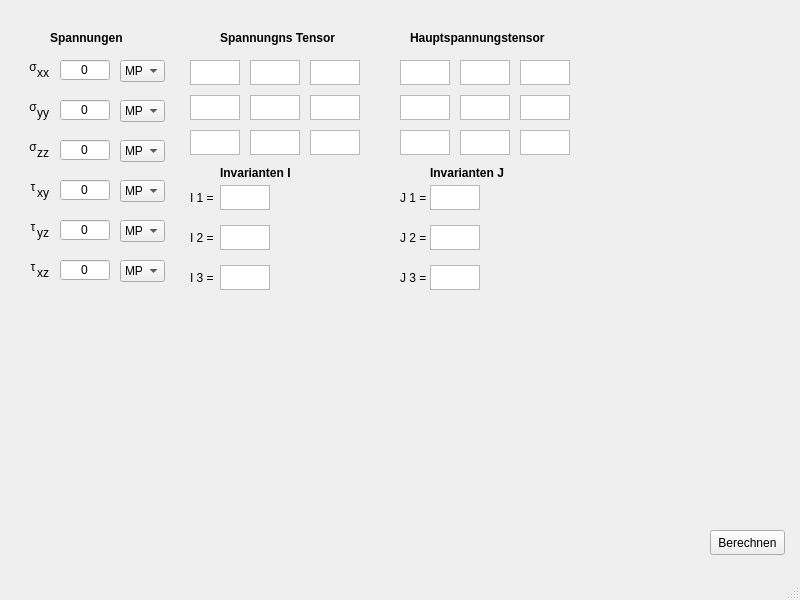
<?xml version="1.0" encoding="UTF-8"?>
<ui version="4.0">
 <class>xx</class>
 <widget class="QMainWindow" name="xx">
  <property name="geometry">
   <rect>
    <x>0</x>
    <y>0</y>
    <width>800</width>
    <height>600</height>
   </rect>
  </property>
  <property name="windowTitle">
   <string>Materialtheorie</string>
  </property>
  <widget class="QWidget" name="centralwidget">
   <widget class="QLineEdit" name="sigma_xx">
    <property name="geometry">
     <rect>
      <x>60</x>
      <y>60</y>
      <width>50</width>
      <height>20</height>
     </rect>
    </property>
    <property name="text">
     <string>0</string>
    </property>
    <property name="alignment">
     <set>Qt::AlignCenter</set>
    </property>
   </widget>
   <widget class="QLabel" name="Spannungen">
    <property name="geometry">
     <rect>
      <x>50</x>
      <y>30</y>
      <width>80</width>
      <height>15</height>
     </rect>
    </property>
    <property name="font">
     <font>
      <pointsize>9</pointsize>
      <weight>75</weight>
      <bold>true</bold>
     </font>
    </property>
    <property name="text">
     <string>Spannungen</string>
    </property>
   </widget>
   <widget class="QLabel" name="sigma_1">
    <property name="geometry">
     <rect>
      <x>10</x>
      <y>60</y>
      <width>46</width>
      <height>13</height>
     </rect>
    </property>
    <property name="layoutDirection">
     <enum>Qt::LeftToRight</enum>
    </property>
    <property name="text">
     <string>σ</string>
    </property>
    <property name="alignment">
     <set>Qt::AlignCenter</set>
    </property>
   </widget>
   <widget class="QComboBox" name="BoxEineinheit_1">
    <property name="geometry">
     <rect>
      <x>120</x>
      <y>60</y>
      <width>45</width>
      <height>22</height>
     </rect>
    </property>
    <item>
     <property name="text">
      <string>MPa</string>
     </property>
    </item>
    <item>
     <property name="text">
      <string>GPa</string>
     </property>
    </item>
   </widget>
   <widget class="QLabel" name="xx_2">
    <property name="geometry">
     <rect>
      <x>37</x>
      <y>65</y>
      <width>21</width>
      <height>16</height>
     </rect>
    </property>
    <property name="text">
     <string>xx</string>
    </property>
   </widget>
   <widget class="QLineEdit" name="sigma_yy">
    <property name="geometry">
     <rect>
      <x>60</x>
      <y>100</y>
      <width>50</width>
      <height>20</height>
     </rect>
    </property>
    <property name="text">
     <string>0</string>
    </property>
    <property name="alignment">
     <set>Qt::AlignCenter</set>
    </property>
   </widget>
   <widget class="QComboBox" name="BoxEineinheit_2">
    <property name="geometry">
     <rect>
      <x>120</x>
      <y>100</y>
      <width>45</width>
      <height>22</height>
     </rect>
    </property>
    <item>
     <property name="text">
      <string>MPa</string>
     </property>
    </item>
    <item>
     <property name="text">
      <string>GPa</string>
     </property>
    </item>
   </widget>
   <widget class="QLabel" name="yy">
    <property name="geometry">
     <rect>
      <x>37</x>
      <y>105</y>
      <width>21</width>
      <height>16</height>
     </rect>
    </property>
    <property name="text">
     <string>yy</string>
    </property>
   </widget>
   <widget class="QLabel" name="sigma_2">
    <property name="geometry">
     <rect>
      <x>10</x>
      <y>100</y>
      <width>46</width>
      <height>13</height>
     </rect>
    </property>
    <property name="layoutDirection">
     <enum>Qt::LeftToRight</enum>
    </property>
    <property name="text">
     <string>σ</string>
    </property>
    <property name="alignment">
     <set>Qt::AlignCenter</set>
    </property>
   </widget>
   <widget class="QLineEdit" name="sigma_zz">
    <property name="geometry">
     <rect>
      <x>60</x>
      <y>140</y>
      <width>50</width>
      <height>20</height>
     </rect>
    </property>
    <property name="text">
     <string>0</string>
    </property>
    <property name="alignment">
     <set>Qt::AlignCenter</set>
    </property>
   </widget>
   <widget class="QComboBox" name="BoxEineinheit_3">
    <property name="geometry">
     <rect>
      <x>120</x>
      <y>140</y>
      <width>45</width>
      <height>22</height>
     </rect>
    </property>
    <item>
     <property name="text">
      <string>MPa</string>
     </property>
    </item>
    <item>
     <property name="text">
      <string>GPa</string>
     </property>
    </item>
   </widget>
   <widget class="QLabel" name="zz">
    <property name="geometry">
     <rect>
      <x>37</x>
      <y>145</y>
      <width>21</width>
      <height>16</height>
     </rect>
    </property>
    <property name="text">
     <string>zz</string>
    </property>
   </widget>
   <widget class="QLabel" name="sigma_3">
    <property name="geometry">
     <rect>
      <x>10</x>
      <y>140</y>
      <width>46</width>
      <height>13</height>
     </rect>
    </property>
    <property name="layoutDirection">
     <enum>Qt::LeftToRight</enum>
    </property>
    <property name="text">
     <string>σ</string>
    </property>
    <property name="alignment">
     <set>Qt::AlignCenter</set>
    </property>
   </widget>
   <widget class="QLineEdit" name="tau_xy">
    <property name="geometry">
     <rect>
      <x>60</x>
      <y>180</y>
      <width>50</width>
      <height>20</height>
     </rect>
    </property>
    <property name="text">
     <string>0</string>
    </property>
    <property name="alignment">
     <set>Qt::AlignCenter</set>
    </property>
   </widget>
   <widget class="QLabel" name="xy">
    <property name="geometry">
     <rect>
      <x>37</x>
      <y>185</y>
      <width>21</width>
      <height>16</height>
     </rect>
    </property>
    <property name="text">
     <string>xy</string>
    </property>
   </widget>
   <widget class="QLabel" name="tau_1">
    <property name="geometry">
     <rect>
      <x>10</x>
      <y>180</y>
      <width>46</width>
      <height>13</height>
     </rect>
    </property>
    <property name="layoutDirection">
     <enum>Qt::LeftToRight</enum>
    </property>
    <property name="text">
     <string>τ</string>
    </property>
    <property name="alignment">
     <set>Qt::AlignCenter</set>
    </property>
   </widget>
   <widget class="QComboBox" name="BoxEineinheit_4">
    <property name="geometry">
     <rect>
      <x>120</x>
      <y>180</y>
      <width>45</width>
      <height>22</height>
     </rect>
    </property>
    <item>
     <property name="text">
      <string>MPa</string>
     </property>
    </item>
    <item>
     <property name="text">
      <string>GPa</string>
     </property>
    </item>
   </widget>
   <widget class="QComboBox" name="BoxEineinheit_5">
    <property name="geometry">
     <rect>
      <x>120</x>
      <y>220</y>
      <width>45</width>
      <height>22</height>
     </rect>
    </property>
    <item>
     <property name="text">
      <string>MPa</string>
     </property>
    </item>
    <item>
     <property name="text">
      <string>GPa</string>
     </property>
    </item>
   </widget>
   <widget class="QLineEdit" name="tau_yz">
    <property name="geometry">
     <rect>
      <x>60</x>
      <y>220</y>
      <width>50</width>
      <height>20</height>
     </rect>
    </property>
    <property name="text">
     <string>0</string>
    </property>
    <property name="alignment">
     <set>Qt::AlignCenter</set>
    </property>
   </widget>
   <widget class="QLabel" name="yz">
    <property name="geometry">
     <rect>
      <x>37</x>
      <y>225</y>
      <width>21</width>
      <height>16</height>
     </rect>
    </property>
    <property name="text">
     <string>yz</string>
    </property>
   </widget>
   <widget class="QLabel" name="tau_2">
    <property name="geometry">
     <rect>
      <x>10</x>
      <y>220</y>
      <width>46</width>
      <height>13</height>
     </rect>
    </property>
    <property name="layoutDirection">
     <enum>Qt::LeftToRight</enum>
    </property>
    <property name="text">
     <string>τ</string>
    </property>
    <property name="alignment">
     <set>Qt::AlignCenter</set>
    </property>
   </widget>
   <widget class="QLabel" name="tau_3">
    <property name="geometry">
     <rect>
      <x>10</x>
      <y>260</y>
      <width>46</width>
      <height>13</height>
     </rect>
    </property>
    <property name="layoutDirection">
     <enum>Qt::LeftToRight</enum>
    </property>
    <property name="text">
     <string>τ</string>
    </property>
    <property name="alignment">
     <set>Qt::AlignCenter</set>
    </property>
   </widget>
   <widget class="QComboBox" name="BoxEineinheit_6">
    <property name="geometry">
     <rect>
      <x>120</x>
      <y>260</y>
      <width>45</width>
      <height>22</height>
     </rect>
    </property>
    <item>
     <property name="text">
      <string>MPa</string>
     </property>
    </item>
    <item>
     <property name="text">
      <string>GPa</string>
     </property>
    </item>
   </widget>
   <widget class="QLineEdit" name="tau_xz">
    <property name="geometry">
     <rect>
      <x>60</x>
      <y>260</y>
      <width>50</width>
      <height>20</height>
     </rect>
    </property>
    <property name="text">
     <string>0</string>
    </property>
    <property name="alignment">
     <set>Qt::AlignCenter</set>
    </property>
   </widget>
   <widget class="QLabel" name="xz">
    <property name="geometry">
     <rect>
      <x>37</x>
      <y>265</y>
      <width>21</width>
      <height>16</height>
     </rect>
    </property>
    <property name="text">
     <string>xz</string>
    </property>
   </widget>
   <widget class="QPushButton" name="Button_Berechnen">
    <property name="geometry">
     <rect>
      <x>710</x>
      <y>530</y>
      <width>75</width>
      <height>25</height>
     </rect>
    </property>
    <property name="text">
     <string>Berechnen</string>
    </property>
   </widget>
   <widget class="QLabel" name="SpannungnsTensor">
    <property name="geometry">
     <rect>
      <x>220</x>
      <y>30</y>
      <width>125</width>
      <height>15</height>
     </rect>
    </property>
    <property name="font">
     <font>
      <pointsize>9</pointsize>
      <weight>75</weight>
      <bold>true</bold>
     </font>
    </property>
    <property name="text">
     <string>Spannungns Tensor</string>
    </property>
   </widget>
   <widget class="QTextBrowser" name="A11">
    <property name="geometry">
     <rect>
      <x>190</x>
      <y>60</y>
      <width>50</width>
      <height>25</height>
     </rect>
    </property>
   </widget>
   <widget class="QTextBrowser" name="A12">
    <property name="geometry">
     <rect>
      <x>250</x>
      <y>60</y>
      <width>50</width>
      <height>25</height>
     </rect>
    </property>
   </widget>
   <widget class="QTextBrowser" name="A13">
    <property name="geometry">
     <rect>
      <x>310</x>
      <y>60</y>
      <width>50</width>
      <height>25</height>
     </rect>
    </property>
   </widget>
   <widget class="QTextBrowser" name="A21">
    <property name="geometry">
     <rect>
      <x>190</x>
      <y>95</y>
      <width>50</width>
      <height>25</height>
     </rect>
    </property>
   </widget>
   <widget class="QTextBrowser" name="A22">
    <property name="geometry">
     <rect>
      <x>250</x>
      <y>95</y>
      <width>50</width>
      <height>25</height>
     </rect>
    </property>
   </widget>
   <widget class="QTextBrowser" name="A23">
    <property name="geometry">
     <rect>
      <x>310</x>
      <y>95</y>
      <width>50</width>
      <height>25</height>
     </rect>
    </property>
   </widget>
   <widget class="QTextBrowser" name="A31">
    <property name="geometry">
     <rect>
      <x>190</x>
      <y>130</y>
      <width>50</width>
      <height>25</height>
     </rect>
    </property>
   </widget>
   <widget class="QTextBrowser" name="A32">
    <property name="geometry">
     <rect>
      <x>250</x>
      <y>130</y>
      <width>50</width>
      <height>25</height>
     </rect>
    </property>
   </widget>
   <widget class="QTextBrowser" name="A33">
    <property name="geometry">
     <rect>
      <x>310</x>
      <y>130</y>
      <width>50</width>
      <height>25</height>
     </rect>
    </property>
   </widget>
   <widget class="QTextBrowser" name="B21">
    <property name="geometry">
     <rect>
      <x>400</x>
      <y>95</y>
      <width>50</width>
      <height>25</height>
     </rect>
    </property>
   </widget>
   <widget class="QTextBrowser" name="B32">
    <property name="geometry">
     <rect>
      <x>460</x>
      <y>130</y>
      <width>50</width>
      <height>25</height>
     </rect>
    </property>
   </widget>
   <widget class="QLabel" name="Hauptspannungstensor">
    <property name="geometry">
     <rect>
      <x>410</x>
      <y>30</y>
      <width>151</width>
      <height>16</height>
     </rect>
    </property>
    <property name="font">
     <font>
      <pointsize>9</pointsize>
      <weight>75</weight>
      <bold>true</bold>
     </font>
    </property>
    <property name="text">
     <string>Hauptspannungstensor</string>
    </property>
   </widget>
   <widget class="QTextBrowser" name="B22">
    <property name="geometry">
     <rect>
      <x>460</x>
      <y>95</y>
      <width>50</width>
      <height>25</height>
     </rect>
    </property>
   </widget>
   <widget class="QTextBrowser" name="B23">
    <property name="geometry">
     <rect>
      <x>520</x>
      <y>95</y>
      <width>50</width>
      <height>25</height>
     </rect>
    </property>
   </widget>
   <widget class="QTextBrowser" name="B11">
    <property name="geometry">
     <rect>
      <x>400</x>
      <y>60</y>
      <width>50</width>
      <height>25</height>
     </rect>
    </property>
   </widget>
   <widget class="QTextBrowser" name="B13">
    <property name="geometry">
     <rect>
      <x>520</x>
      <y>60</y>
      <width>50</width>
      <height>25</height>
     </rect>
    </property>
   </widget>
   <widget class="QTextBrowser" name="B31">
    <property name="geometry">
     <rect>
      <x>400</x>
      <y>130</y>
      <width>50</width>
      <height>25</height>
     </rect>
    </property>
   </widget>
   <widget class="QTextBrowser" name="B33">
    <property name="geometry">
     <rect>
      <x>520</x>
      <y>130</y>
      <width>50</width>
      <height>25</height>
     </rect>
    </property>
   </widget>
   <widget class="QTextBrowser" name="B12">
    <property name="geometry">
     <rect>
      <x>460</x>
      <y>60</y>
      <width>50</width>
      <height>25</height>
     </rect>
    </property>
   </widget>
   <widget class="QLabel" name="label_Invarianten_I">
    <property name="geometry">
     <rect>
      <x>220</x>
      <y>165</y>
      <width>125</width>
      <height>15</height>
     </rect>
    </property>
    <property name="font">
     <font>
      <pointsize>9</pointsize>
      <weight>75</weight>
      <bold>true</bold>
     </font>
    </property>
    <property name="text">
     <string>Invarianten I</string>
    </property>
   </widget>
   <widget class="QLabel" name="label_I1">
    <property name="geometry">
     <rect>
      <x>190</x>
      <y>190</y>
      <width>30</width>
      <height>15</height>
     </rect>
    </property>
    <property name="text">
     <string>I 1 = </string>
    </property>
   </widget>
   <widget class="QTextBrowser" name="I1">
    <property name="geometry">
     <rect>
      <x>220</x>
      <y>185</y>
      <width>50</width>
      <height>25</height>
     </rect>
    </property>
   </widget>
   <widget class="QLabel" name="label_I2">
    <property name="geometry">
     <rect>
      <x>190</x>
      <y>230</y>
      <width>30</width>
      <height>15</height>
     </rect>
    </property>
    <property name="text">
     <string>I 2 = </string>
    </property>
   </widget>
   <widget class="QTextBrowser" name="I2">
    <property name="geometry">
     <rect>
      <x>220</x>
      <y>225</y>
      <width>50</width>
      <height>25</height>
     </rect>
    </property>
   </widget>
   <widget class="QLabel" name="label_I3">
    <property name="geometry">
     <rect>
      <x>190</x>
      <y>270</y>
      <width>30</width>
      <height>15</height>
     </rect>
    </property>
    <property name="text">
     <string>I 3 = </string>
    </property>
   </widget>
   <widget class="QTextBrowser" name="I3">
    <property name="geometry">
     <rect>
      <x>220</x>
      <y>265</y>
      <width>50</width>
      <height>25</height>
     </rect>
    </property>
   </widget>
   <widget class="QLabel" name="label_Invarianten_J">
    <property name="geometry">
     <rect>
      <x>430</x>
      <y>165</y>
      <width>125</width>
      <height>15</height>
     </rect>
    </property>
    <property name="font">
     <font>
      <pointsize>9</pointsize>
      <weight>75</weight>
      <bold>true</bold>
     </font>
    </property>
    <property name="text">
     <string>Invarianten J</string>
    </property>
   </widget>
   <widget class="QLabel" name="label_J1">
    <property name="geometry">
     <rect>
      <x>400</x>
      <y>190</y>
      <width>30</width>
      <height>15</height>
     </rect>
    </property>
    <property name="text">
     <string>J 1 = </string>
    </property>
   </widget>
   <widget class="QLabel" name="label_J2">
    <property name="geometry">
     <rect>
      <x>400</x>
      <y>230</y>
      <width>30</width>
      <height>15</height>
     </rect>
    </property>
    <property name="text">
     <string>J 2 = </string>
    </property>
   </widget>
   <widget class="QLabel" name="label_J3">
    <property name="geometry">
     <rect>
      <x>400</x>
      <y>270</y>
      <width>30</width>
      <height>15</height>
     </rect>
    </property>
    <property name="text">
     <string>J 3 = </string>
    </property>
   </widget>
   <widget class="QTextBrowser" name="J1">
    <property name="geometry">
     <rect>
      <x>430</x>
      <y>185</y>
      <width>50</width>
      <height>25</height>
     </rect>
    </property>
   </widget>
   <widget class="QTextBrowser" name="J2">
    <property name="geometry">
     <rect>
      <x>430</x>
      <y>225</y>
      <width>50</width>
      <height>25</height>
     </rect>
    </property>
   </widget>
   <widget class="QTextBrowser" name="J3">
    <property name="geometry">
     <rect>
      <x>430</x>
      <y>265</y>
      <width>50</width>
      <height>25</height>
     </rect>
    </property>
   </widget>
  </widget>
  <widget class="QMenuBar" name="menubar">
   <property name="geometry">
    <rect>
     <x>0</x>
     <y>0</y>
     <width>800</width>
     <height>21</height>
    </rect>
   </property>
  </widget>
  <widget class="QStatusBar" name="statusbar"/>
 </widget>
 <resources/>
 <connections/>
</ui>
